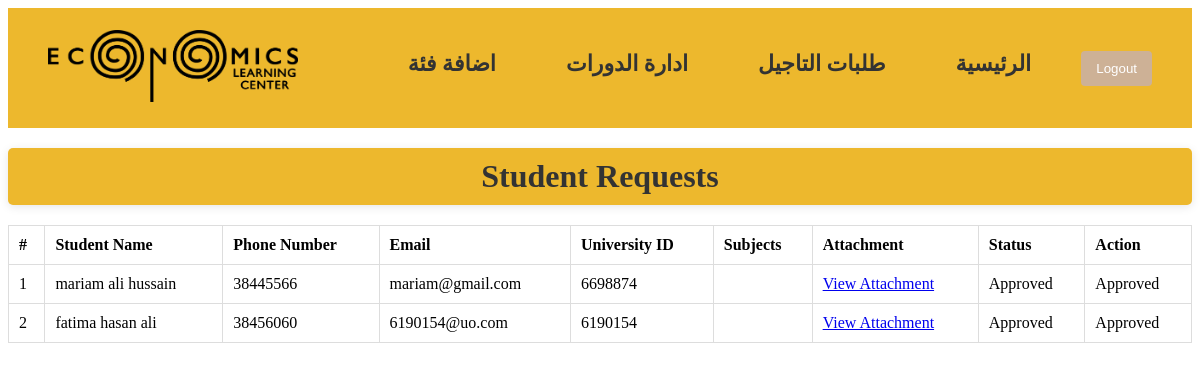
The page /admin-page/ (signed in) on the database its author committed.
### main_app/models.py (models this page shows, shortened)
class StudentRequest(models.Model):
    student_name = models.CharField(max_length=255)
    phone_number = models.CharField(max_length=15, null=True)
    email = models.EmailField(max_length=255, null=True)
    univ_id = models.CharField(max_length=20, null=True)
    subject = models.ManyToManyField(Subject)
    attachment = models.FileField(upload_to='attachments/', blank=True, null=True)
    status = models.CharField(max_length=10, default='Pending')
    created_at = models.DateTimeField(auto_now_add=True)
    first_payment = models.BooleanField(default=False)
    second_payment = models.BooleanField(default=False)

### main_app/views.py (the view, shortened to what this page needs)
# urls.py: path('admin-page/', views.admin_page, name='admin_page'),
@login_required
@user_passes_test(lambda u: u.is_superuser)
def admin_page(request):
    requests = StudentRequest.objects.all().order_by('-created_at')
    return render(request, 'accounts/admin_page.html', {'requests': requests})

### main_app/templates/accounts/admin_page.html (shortened to what this page needs)
{% load static %}
<!DOCTYPE html>
<html>
<head>
  <link rel="stylesheet" href="{% static 'styles/admin.css' %}">
</head>
<body>
  <header>
    <nav>
      <a href="{% url 'admin_page' %}">
        <img src="{% static 'images/logo-horizantal.png' %}" alt="Elc logo" />
    </a>
      <ul>
        <li><a href="{% url 'add_category' %}">اضافة فئة</a></li>
        <li><a href="{% url 'add_subject' %}">ادارة الدورات</a></li>
        <li><a href="{% url 'accept_admin' %}">طلبات التاجيل</a></li>
        <li><a href="{% url 'admin_page' %}">الرئيسية</a></li>
        <li>
          <form action="{% url 'logout' %}" method="POST">
            <button type="submit">Logout</button>
          </form>
        </li>
      </ul>
    </nav>
  </header>
<h2>Student Requests</h2>
<table>
  <thead>
    <tr>
      <th>#</th>
      <th>Student Name</th>
      <th>Phone Number</th>
      <th>Email</th>
      <th>University ID</th>
      <th>Subjects</th>
      <th>Attachment</th>
      <th>Status</th>
      <th>Action</th>
    </tr>
  </thead>
  <tbody>
    {% for request in requests %}
    <tr>
      <td>{{ forloop.counter }}</td>
      <td>{{ request.student_name }}</td>
      <td>{{ request.phone_number }}</td>
      <td>{{ request.email }}</td>
      <td>{{ request.univ_id }}</td>
      <td>
      </td>
      <td>
        {% if request.attachment %}
          <a href="{{ request.attachment.url }}" target="_blank">View Attachment</a>
        {% else %}
          No Attachment
        {% endif %}
      </td>
      <td>{{ request.status }}</td>
      <td>
        {% if request.status == 'Pending' %}
        <form method="POST" style="display:inline;">
          {% csrf_token %}
          <input type="hidden" name="request_id" value="{{ request.id }}">
          <button type="submit" name="action" value="approve">Approve</button>
        </form>
        <form method="POST" style="display:inline;">
          {% csrf_token %}
          <input type="hidden" name="request_id" value="{{ request.id }}">
          <button type="submit" name="action" value="reject">Reject</button>
        </form>
        {% else %}
        {{ request.status }}
        {% endif %}
      </td>
    </tr>
    {% empty %}
    <tr><td colspan="9">No requests found</td></tr>
    {% endfor %}
  </tbody>
</table>
</body>
</html>

### static/styles/admin.css (style rules this page uses)
header { background-color: #edb82d; padding: 20px 40px; }
nav { display: flex; align-items: center; justify-content: space-between; height: 80px; }
nav img { width: 250px; height: auto; }
nav ul { list-style: none; display: flex; gap: 30px; margin: 0; padding: 0; }
nav ul li { position: relative; }
nav ul li a { text-decoration: none; color: #333; font-weight: bold; font-size: 22px; padding: 15px 20px; transition: background-color 0.3s; }
h2 { text-align: center; font-size: 2em; color: #333; margin: 20px 0; padding: 10px; background-color: #edb82d; border-radius: 5px; box-shadow: 0 2px 10px rgba(0, 0, 0, 0.1); }
table { width: 100%; border-collapse: collapse; }
th, td { padding: 10px; text-align: left; border: 1px solid #ddd; }
button { padding: 10px 15px; background-color: #cdb196; color: white; border: none; border-radius: 4px; cursor: pointer; }

### rows shown on the page
StudentRequest: student_name "mariam ali hussain", phone_number "38445566", email "mariam@gmail.com", univ_id "6698874", status "Approved"
StudentRequest: student_name "fatima hasan ali", phone_number "38456060", email "6190154@uo.com", univ_id "6190154", status "Approved"
